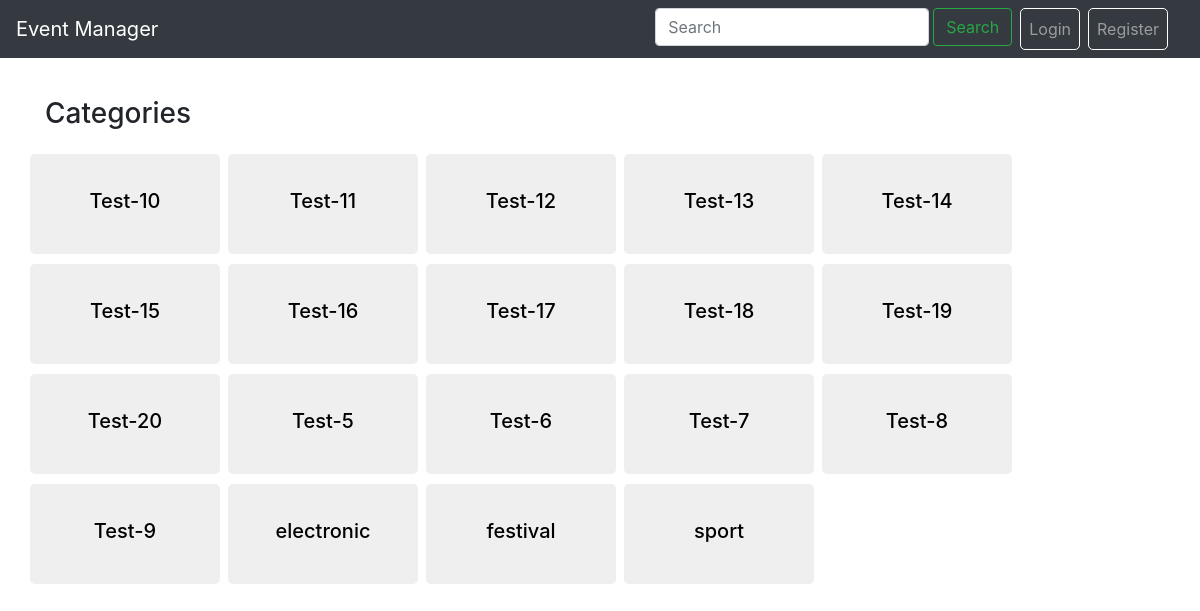
Page /category/ on the earlier database version.
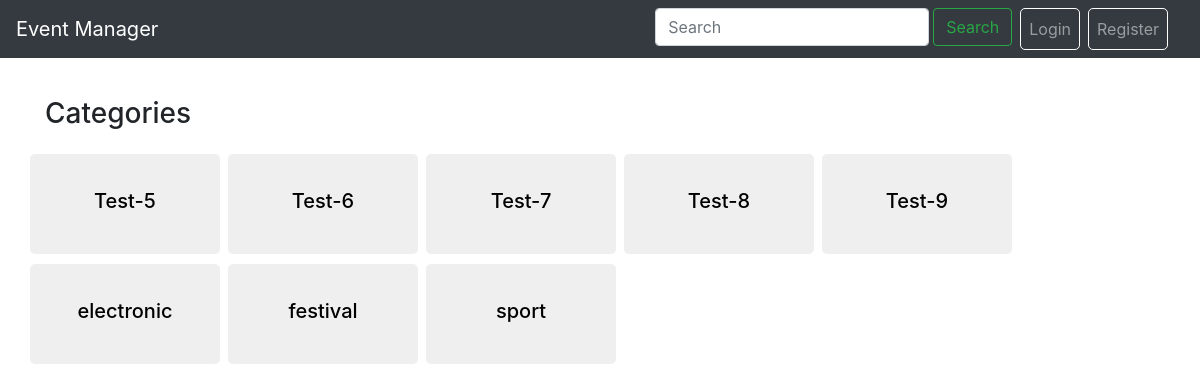
Same page on the later database version.
### event/models.py (models this page shows)
class Category(models.Model):
    name = models.CharField(max_length=255, unique=True)

### event/views.py (the view)
# urls.py: path('category/', views.query_category, name='category')
def query_category(request):
    lookup = (Q())
    categories = Category.objects.all().order_by('name')[0:25]
    context = {
        'categories':categories,
    }
    return render(request, template_name='category.html', context=context)

### event/templates/category.html (shortened to what this page needs)
{% extends "base.html" %}
{% block content %}
<div class="row head">
    <div class="col-12">
        <h3>Categories</h3>
    </div>
</div>
<div class="row">
{% for c in categories %}
    <a class="col-sm-2 mr-2 event" href="{% url 'event' %}?category={{ c.id }}">
        <div class="center">
            <h5>{{c.name}}</h5>
        </div>
    </a>
{% endfor %}
</div>
{% endblock %}

Differences in the rows shown:
removed Category: name "Test-10"
removed Category: name "Test-11"
removed Category: name "Test-12"
removed Category: name "Test-13"
removed Category: name "Test-14"
removed Category: name "Test-15"
removed Category: name "Test-16"
removed Category: name "Test-17"
removed Category: name "Test-18"
removed Category: name "Test-19"
removed Category: name "Test-20"
